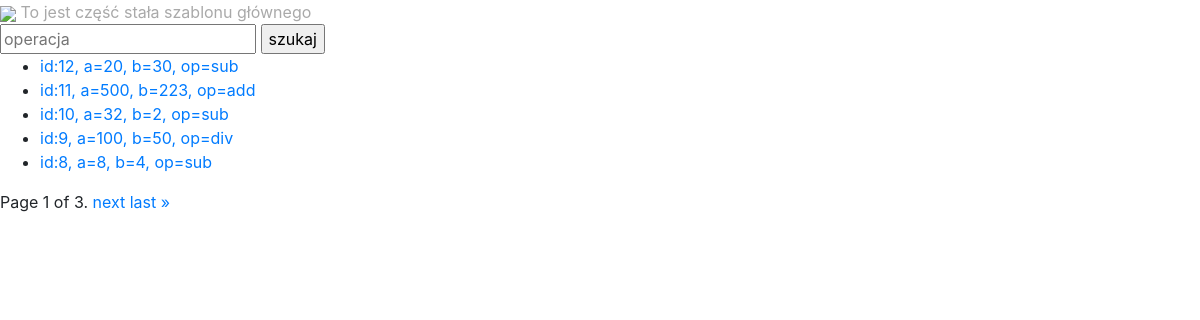
The page /maths/histories/ on the database as committed earlier.
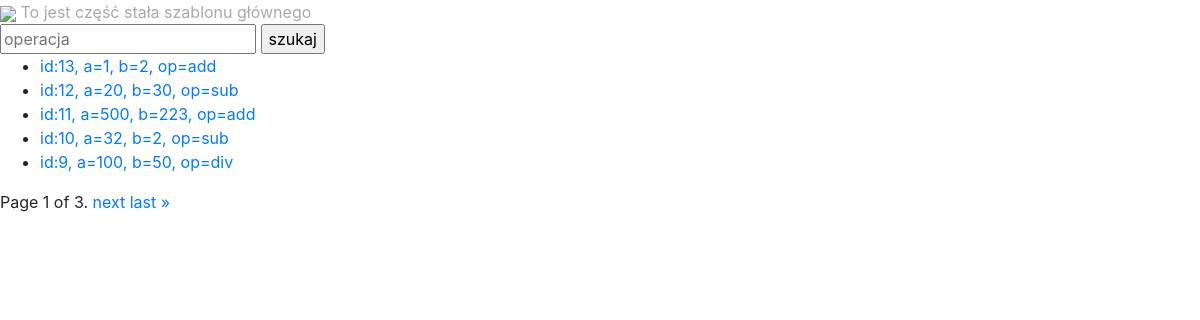
The same page on the database as committed later.
### maths/models.py (models this page shows)
class Math(models.Model):
    operation = models.CharField(max_length=5, choices=OPERATION_CHOICES)
    a = models.IntegerField()
    b = models.IntegerField()
    created = models.DateTimeField(auto_now_add=True)
    result = models.ForeignKey(
        'maths.Result',
        on_delete=models.CASCADE,
        null=True,
        blank=True
    )
    class Meta:
        ordering = ["-id"]
    def __str__(self):
        return f"id:{self.id}, a={self.a}, b={self.b}, op={self.operation}"

### maths/views.py (the view, shortened to what this page needs)
# urls.py: path('histories/', maths_list, name='list'),
def maths_list(request):
    if request.method == "GET":
        maths = Math.objects.all()
        paginator = Paginator(maths, 5)
        page_number = request.GET.get('page')
        maths = paginator.get_page(page_number)
    return render(
        request=request,
        template_name="maths/list.html",
        context={"maths": maths}
    )

### maths/templates/maths/list.html (shortened to what this page needs)
{% extends "maths/main.html" %}
{% block content %}
    <form method="POST">
        <input type="text" name="operation" id="operation" placeholder="operacja">
        <input type="submit" value="szukaj">
    </form>
   <ul>
       {% for m in maths %}
           <li><a href="{% url "maths:details" m.id %}">{{ m }}</a></li>
       {% endfor %}
   </ul>
    <div class="pagination">
    <span class="step-links">
       <span class="current">
           Page {{ maths.number }} of {{ maths.paginator.num_pages }}.
       </span>
       {% if maths.has_next %}
           <a href="?page={{ maths.next_page_number }}">next</a>
           <a href="?page={{ maths.paginator.num_pages }}">last »</a>
       {% endif %}
   </span>
   </div>
{% endblock %}

Rows that differ between the two databases and show on the page:
no longer on this page (row unchanged): Math: id+a+b "id:8, a=8, b=4, op=sub"
added Math: id+a+b "id:13, a=1, b=2, op=add"
